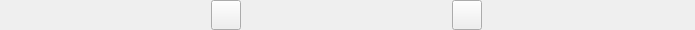
<?xml version="1.0" encoding="UTF-8"?>
<ui version="4.0">
 <class>TitleBar</class>
 <widget class="QWidget" name="TitleBar">
  <property name="geometry">
   <rect>
    <x>0</x>
    <y>0</y>
    <width>695</width>
    <height>30</height>
   </rect>
  </property>
  <property name="windowTitle">
   <string>Form</string>
  </property>
  <layout class="QHBoxLayout" name="horizontalLayout">
   <property name="spacing">
    <number>0</number>
   </property>
   <property name="leftMargin">
    <number>0</number>
   </property>
   <property name="topMargin">
    <number>0</number>
   </property>
   <property name="rightMargin">
    <number>0</number>
   </property>
   <property name="bottomMargin">
    <number>0</number>
   </property>
   <item>
    <layout class="QHBoxLayout" name="horizontalLayout_2"/>
   </item>
   <item>
    <widget class="QPushButton" name="pushButton_2">
     <property name="minimumSize">
      <size>
       <width>30</width>
       <height>30</height>
      </size>
     </property>
     <property name="maximumSize">
      <size>
       <width>30</width>
       <height>30</height>
      </size>
     </property>
     <property name="text">
      <string/>
     </property>
    </widget>
   </item>
   <item>
    <widget class="QPushButton" name="pushButton">
     <property name="minimumSize">
      <size>
       <width>30</width>
       <height>30</height>
      </size>
     </property>
     <property name="maximumSize">
      <size>
       <width>30</width>
       <height>30</height>
      </size>
     </property>
     <property name="text">
      <string/>
     </property>
    </widget>
   </item>
  </layout>
 </widget>
 <resources/>
 <connections/>
</ui>
